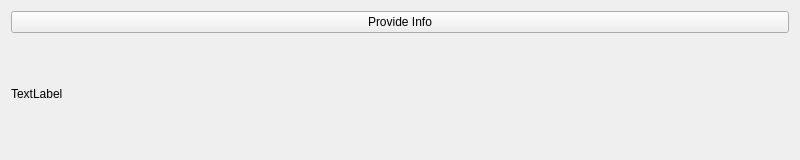
<?xml version="1.0" encoding="UTF-8"?>
<ui version="4.0">
 <class>Widget</class>
 <widget class="QWidget" name="Widget">
  <property name="geometry">
   <rect>
    <x>0</x>
    <y>0</y>
    <width>800</width>
    <height>160</height>
   </rect>
  </property>
  <property name="windowTitle">
   <string>Widget</string>
  </property>
  <layout class="QVBoxLayout" name="verticalLayout">
   <item>
    <widget class="QPushButton" name="provideInfoButton">
     <property name="text">
      <string>Provide Info</string>
     </property>
    </widget>
   </item>
   <item>
    <widget class="QLabel" name="infoLabel">
     <property name="text">
      <string>TextLabel</string>
     </property>
    </widget>
   </item>
  </layout>
 </widget>
 <resources/>
 <connections/>
</ui>
